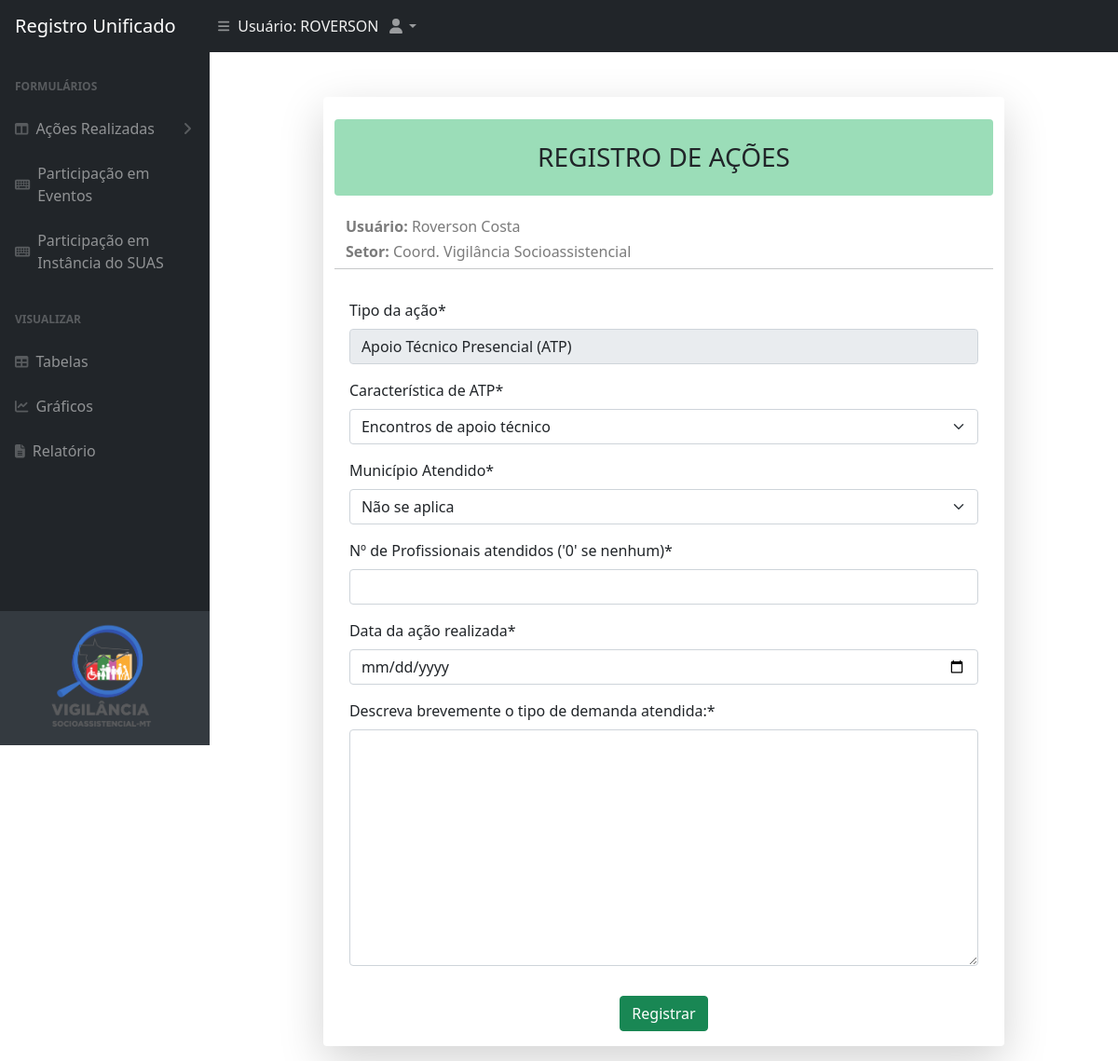
Screenshot of /users/formulario-de-acao-atp (signed in) with the database file from the repository.
### app/models.py (models this page shows, shortened)
class User(AbstractUser):
    id = models.AutoField(primary_key=True)
    sector_name = models.CharField(max_length=100, choices=LISTA_SETORES)

### app/views.py (the view)
# urls.py: path('formulario-de-acao-atp', view=ACOES.getAcaoAtp, name="getAcaoAtp"),
    def getAcaoAtp(request): # PRESENCIAL
        if request.method == 'POST':
            formAtp = AcaoAtpForm(request.POST)
            if formAtp.is_valid():
                profile = formAtp.save(commit=False)
                profile.user = request.user
                profile.save()
                formAtp.save()
                return redirect('/users/formulario-de-acao-atp')
        else:
            formAtp = AcaoAtpForm()
        return render(request, 'app/tables/tableAction/tableActionRegisterAtp.html', {'formAtp':formAtp})

### app/forms.py
class AcaoAtpForm(ModelForm):
    class Meta:
        model = AcaoAtpModel
        fields = ['acao_realizada', 'caracteristica_acao', 'n_profissionais_atendidos', 'descricao_acao', 'data_acao','municipio_atendido']
        labels = {  "acao_realizada": "Tipo da ação",
                    "caracteristica_acao": "Característica de ATP",
                    "n_profissionais_atendidos": "Nº de Profissionais atendidos ('0' se nenhum)",
                    "descricao_acao":"Descreva brevemente o tipo de demanda atendida:",
                    "data_acao":"Data da ação realizada",
                    "municipio_atendido":"Município Atendido" }
        widgets = {'data_acao': forms.DateInput(attrs={'type':'date'}),
                   'acao_realizada':forms.TextInput(attrs={'readonly':'readonly'})  } # como preencheu automaticamente , agora bloqueia o campo para apenas leitura!

### templates/app/tables/tableAction/tableActionRegisterATP.html (shortened to what this page needs)
{% extends 'app/index.html' %}
{% load crispy_forms_tags %}
{% load static %}
{% block content %}
<div class="container w-75 mb-3 card shadow-lg border-0 rounded-lg mt-5">
  <div class="row mx-auto">
    <div class="rounded mt-4 mb-4 center" style="background-color:#9bddb8 ;">
      <h3 class="text-center mt-4 mb-4" >REGISTRO DE AÇÕES</h3>
      </div>
    <h6 style="color:rgb(123, 123, 123);"><span style="font-weight: bold;">Usuário:</span> {{user.first_name|title}} {{user.last_name|title}}</h6>
    <h6 style="color:rgb(123, 123, 123);"><span style="font-weight: bold;">Setor:</span> {{user.sector_name}}</h6>
    <hr>
    <div class="card-body">
      <form method="post" >
            <div class="row">
              <div class="col-md-12" >
                {{formAtp.acao_realizada|as_crispy_field }}
                {{ formAtp.caracteristica_acao|as_crispy_field }}
                {{ formAtp.municipio_atendido|as_crispy_field }}
                {{ formAtp.n_profissionais_atendidos|as_crispy_field }}
                {{ formAtp.data_acao|as_crispy_field }}
              </div>
            </div>
            <div class="mx-auto">
                {{ formAtp.descricao_acao|as_crispy_field }}
            </div>
            <div class="container">
                <div class="row md-4">
                    <div class="col text-center mt-3">
                        <button type="submit" class="btn btn-success btn-md text-center">Registrar</button>
                    </div>
                </div>
              </div>
      </form>
    </div>
  </div>
</div>
{% endblock %}

### templates/app/index.html (shortened to what this page needs)
<!DOCTYPE html>
<html lang="en">
{% load static %}
    <head>
        <link rel="stylesheet" href="https://cdn.datatables.net/1.10.19/css/dataTables.bootstrap4.min.css">
        <link href="{% static "css/styles.css" %}"  rel="stylesheet" />
    </head>
    <body class="sb-nav-fixed">
        <nav class="sb-topnav navbar navbar-expand navbar-dark bg-dark" style="color:#f2f2f2">
            <a class="navbar-brand ps-3" href="#">Registro Unificado</a>
            <button class="btn btn-link btn-sm order-1 order-lg-0 me-4 me-lg-0" id="sidebarToggle" href="#!"><i class="fas fa-bars"></i></button>
            Usuário: {{user.username|upper}}
            <ul class="navbar-nav ms-auto ms-md-0 me-3 me-lg-4">
                <li class="nav-item dropdown">
                    <a class="nav-link dropdown-toggle" id="navbarDropdown" href="#" role="button" data-bs-toggle="dropdown" aria-expanded="false"><i class="fas fa-user fa-fw"></i></a>
                </li>
            </ul>
        </nav>
        <div id="layoutSidenav">
            <div id="layoutSidenav_nav">
                <nav class="sb-sidenav accordion sb-sidenav-dark" id="sidenavAccordion">
                    <div class="sb-sidenav-menu">
                        <div class="nav">
                            <div class="sb-sidenav-menu-heading">Formulários</div>
                            <a class="nav-link collapsed" href="#" data-bs-toggle="collapse" data-bs-target="#collapseLayouts" aria-expanded="false" aria-controls="collapseLayouts">
                                <div class="sb-nav-link-icon"><i class="fas fa-columns"></i></div>
                                Ações Realizadas
                                <div class="sb-sidenav-collapse-arrow"><i class="fas fa-angle-down"></i></div>
                            </a>
                            <a class="nav-link" href="formulario-de-evento">
                                <div class="sb-nav-link-icon"><i class="fas fa-keyboard"></i></div>
                                Participação em Eventos
                            </a>
                            <a class="nav-link" href="/users/formulario-de-intersetoriais">
                                <div class="sb-nav-link-icon"><i class="fas fa-keyboard"></i></div>
                                Participação em Instância do SUAS
                            </a>
                            <div class="sb-sidenav-menu-heading">Visualizar</div>
                            <a class="nav-link" href="/users/tabelas">
                                <div class="sb-nav-link-icon"><i class="fas fa-table"></i></div>
                                Tabelas
                            </a>
                            <a class="nav-link" href="/charts/">
                                <div class="sb-nav-link-icon"><i class="fas fa-chart-line"></i></div>
                                Gráficos
                            </a>
                            <a class="nav-link" href="/charts/">
                                <div class="sb-nav-link-icon"><i class="fas fa-file-alt"></i></div>
                                Relatório
                            </a>
                        </div>
                    </div>
                    <a class="navbar-brand ps-5" href="index_users.html">
                      </a>
                    <div class="sb-sidenav-footer ps-5">
                        <div class="small">
                        <img src="{% static 'assets/img/logo_vs.png'%}" width="120" height="120" />
                        </div>
                    </div>
                </nav>
            </div>
            <div id="layoutSidenav_content">
                <main>
                    {% block content %}{% endblock %}
                </main>
            </div>
        </div>
    </body>
</html>

### rows the page displays
User: username "ROVERSON", first_name "Roverson", last_name "Costa", sector_name "Coord. Vigilância Socioassistencial"
